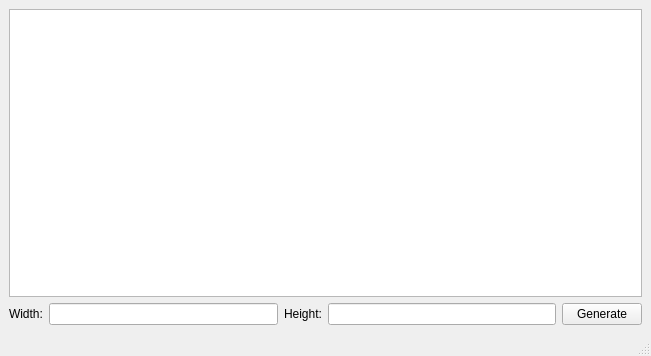
<?xml version="1.0" encoding="UTF-8"?>
<ui version="4.0">
 <class>MainWindow</class>
 <widget class="QMainWindow" name="MainWindow">
  <property name="geometry">
   <rect>
    <x>0</x>
    <y>0</y>
    <width>651</width>
    <height>356</height>
   </rect>
  </property>
  <property name="windowTitle">
   <string>MainWindow</string>
  </property>
  <widget class="QWidget" name="centralwidget">
   <layout class="QGridLayout" name="gridLayout">
    <item row="1" column="3">
     <widget class="QLineEdit" name="heightLineEdit"/>
    </item>
    <item row="1" column="2">
     <widget class="QLabel" name="label">
      <property name="text">
       <string>Height:</string>
      </property>
     </widget>
    </item>
    <item row="1" column="1">
     <widget class="QLineEdit" name="widthLineEdit"/>
    </item>
    <item row="1" column="0">
     <widget class="QLabel" name="label_2">
      <property name="text">
       <string>Width:</string>
      </property>
     </widget>
    </item>
    <item row="1" column="4">
     <widget class="QPushButton" name="generateButton">
      <property name="text">
       <string>Generate</string>
      </property>
     </widget>
    </item>
    <item row="0" column="0" colspan="5">
     <widget class="CustomGraphicsView" name="graphicsView"/>
    </item>
   </layout>
  </widget>
  <widget class="QMenuBar" name="menubar">
   <property name="geometry">
    <rect>
     <x>0</x>
     <y>0</y>
     <width>651</width>
     <height>21</height>
    </rect>
   </property>
  </widget>
  <widget class="QStatusBar" name="statusbar"/>
 </widget>
 <customwidgets>
  <customwidget>
   <class>CustomGraphicsView</class>
   <extends>QGraphicsView</extends>
   <header>customgraphicsview.h</header>
  </customwidget>
 </customwidgets>
 <resources/>
 <connections/>
</ui>
